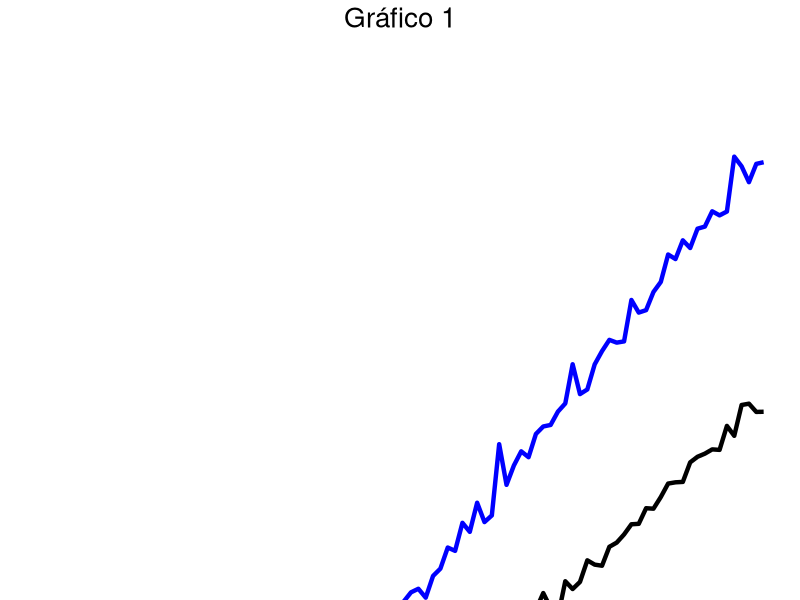
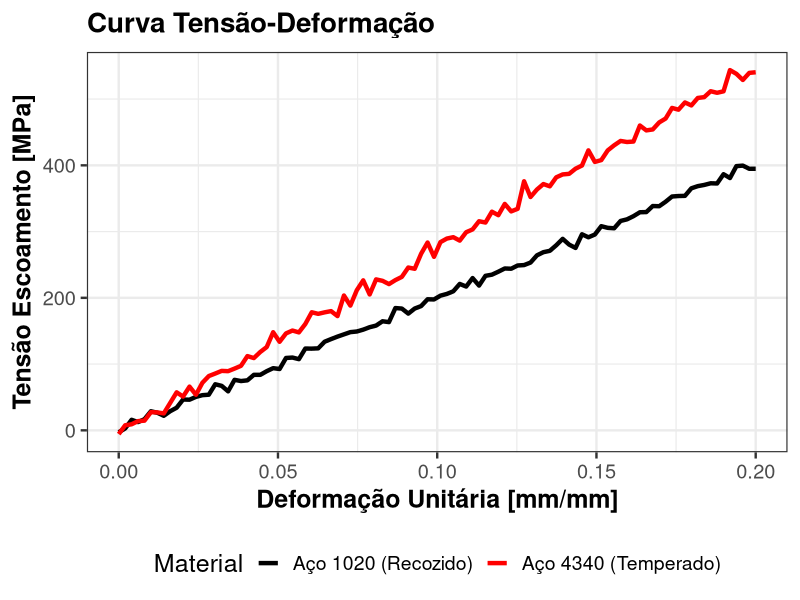
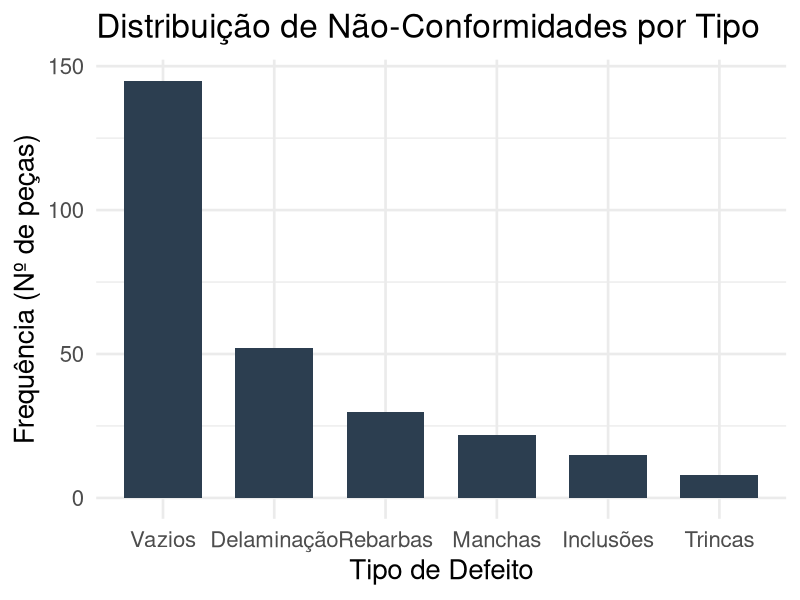
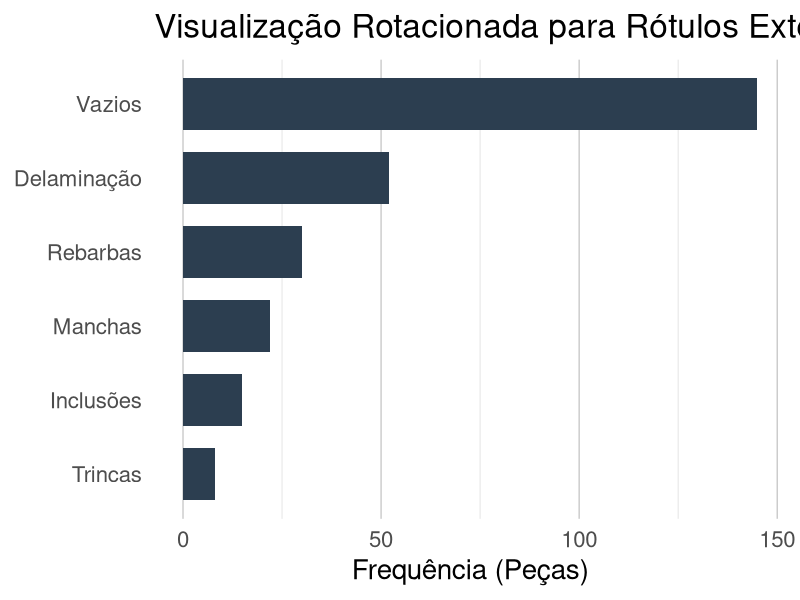
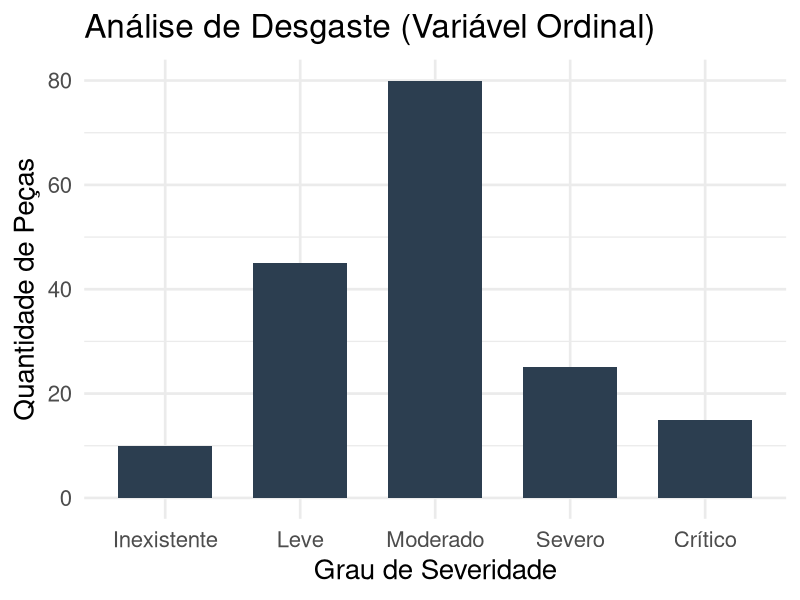
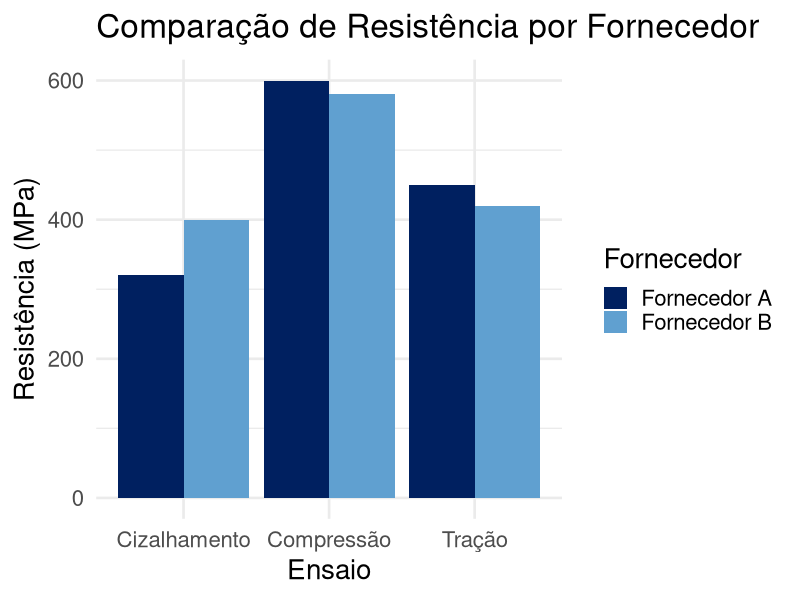
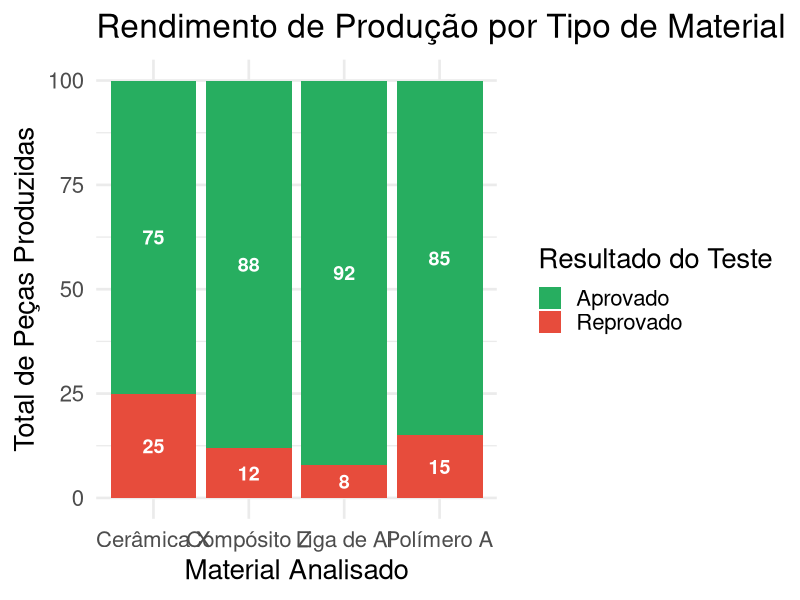
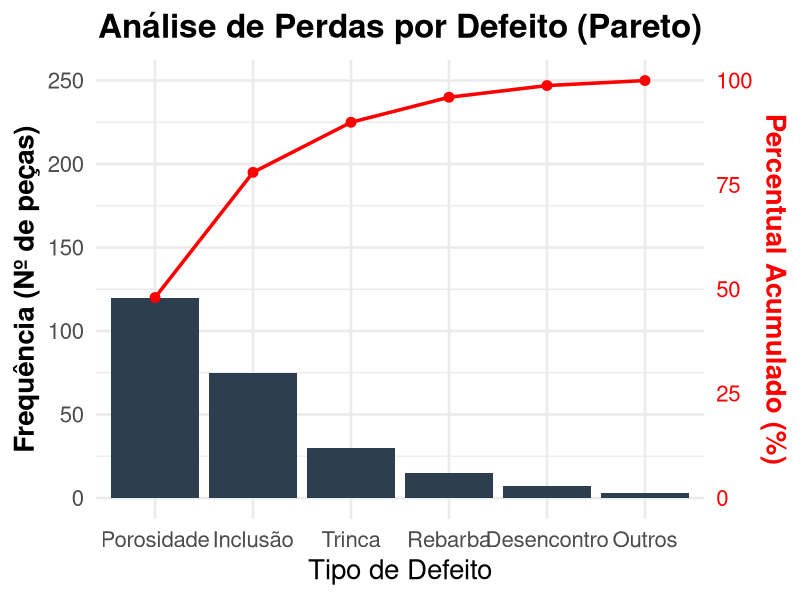

These charts were generated, in order, by the following R code:
## ---- chunk 1
#| echo: false
#| fig-align: center
#| layout-ncol: 2
#| fig-cap: 
#|   - "Gráfico ERRADO (Inaceitável)"
#|   - "Gráfico CERTO (Padrão Engenharia)"

library(ggplot2)

# Dados hipotéticos
set.seed(123)
dados_ensaio <- data.frame(
  Deformacao = seq(0, 0.2, length.out = 100),
  Aco_A = seq(0, 400, length.out = 100) + rnorm(100, 0, 5),
  Aco_B = seq(0, 550, length.out = 100) + rnorm(100, 0, 8)
)

# --- GRÁFICO ERRADO (Sem fontes e sem eixos) ---
grafico_errado <- ggplot(dados_ensaio) +
  geom_line(aes(x = Deformacao, y = Aco_A), size = 1.5) +
  geom_line(aes(x = Deformacao, y = Aco_B), size = 1.5, color = "blue") +
  coord_cartesian(ylim = c(300, 600)) + 
  theme_void() + 
  labs(title = "Gráfico 1") +
  theme(plot.title = element_text(size = 20, hjust = 0.5))

# --- GRÁFICO CERTO (Fontes grandes e legíveis) ---
grafico_certo <- ggplot(dados_ensaio) +
  geom_line(aes(x = Deformacao, y = Aco_A, color = "Aço 1020 (Recozido)"), size = 1.5) +
  geom_line(aes(x = Deformacao, y = Aco_B, color = "Aço 4340 (Temperado)"), size = 1.5) +
  scale_color_manual(values = c("black", "red")) +
  # base_size = 18 aumenta todos os textos do gráfico proporcionalmente
  theme_bw(base_size = 18) + 
  labs(
    title = "Curva Tensão-Deformação",
    x = "Deformação Unitária [mm/mm]",
    y = "Tensão Escoamento [MPa]",
    color = "Material"
  ) +
  theme(
    legend.position = "bottom",
    legend.text = element_text(size = 14),
    plot.title = element_text(face = "bold", size = 20),
    axis.title = element_text(face = "bold")
  )

# Renderizando
grafico_errado
grafico_certo
## ---- chunk 2
#| echo: false
#| eval: true
#| warning: false
#| fig-align: center
#| out-width: 100%

library(tidyverse)

bd <- tibble(
  Defeito = c("Vazios", "Delaminação", "Rebarbas", "Manchas", "Inclusões", "Trincas"),
  Contagem = c(145, 52, 30, 22, 15, 8)
)

ggplot(bd, aes(x = reorder(Defeito, -Contagem), y = Contagem)) +
  geom_bar(stat = "identity", fill = "#2c3e50", width = 0.7) +
  labs(title = "Distribuição de Não-Conformidades por Tipo",
       x = "Tipo de Defeito",
       y = "Frequência (Nº de peças)") +
  theme_minimal(base_size = 20)
## ---- chunk 3
#| echo: false
#| eval: true
#| warning: false
#| fig-align: center
#| out-width: 100%

ggplot(bd, aes(y = reorder(Defeito, Contagem), x = Contagem)) +
  geom_bar(stat = "identity", fill = "#2c3e50", width = 0.7) +
  labs(title = "Visualização Rotacionada para Rótulos Extensos",
       x = "Frequência (Peças)",
       y = NULL) +
  theme_minimal(base_size = 20) +
  theme(
    panel.grid.major.x = element_line(color = "gray80", linewidth = 0.5),
    panel.grid.major.y = element_blank()
  )
## ---- chunk 4
#| echo: false
#| eval: true
#| warning: false
#| fig-align: center
#| out-width: 100%

ordem_severidade <- c("Inexistente", "Leve", "Moderado", "Severo", "Crítico")

dados_ordinais <- tibble(
  Severidade = factor(c("Inexistente", "Leve", "Moderado", "Severo", "Crítico"), 
                      levels = ordem_severidade),
  Frequencia = c(10, 45, 80, 25, 15)
)

ggplot(dados_ordinais, aes(x = Severidade, y = Frequencia)) +
  geom_bar(stat = "identity", fill = "#2c3e50", width = 0.7) +
  labs(title = "Análise de Desgaste (Variável Ordinal)",
       x = "Grau de Severidade",
       y = "Quantidade de Peças") +
  theme_minimal(base_size = 20)
## ---- chunk 5
#| echo: false
#| fig-align: center

resistencia <- tibble(
  Ensaio = rep(c("Tração", "Compressão", "Cizalhamento"), 2),
  Fornecedor = c(rep("Fornecedor A", 3), rep("Fornecedor B", 3)),
  Valor = c(450, 600, 320, 420, 580, 400)
)

ggplot(resistencia, aes(x = Ensaio, y = Valor, fill = Fornecedor)) +
  geom_bar(stat = "identity", position = position_dodge()) +
  scale_fill_manual(values = c("#002060", "#60A0D0")) +
  labs(title = "Comparação de Resistência por Fornecedor",
       y = "Resistência (MPa)") +
  theme_minimal(base_size = 20)
## ---- chunk 6
#| echo: false
#| eval: true
#| warning: false
#| fig-align: center
#| out-width: 100%

library(tidyverse)

dados_materiais <- tibble(
  Material = rep(c("Polímero A", "Liga de Al", "Cerâmica X", "Compósito Z"), each = 2),
  Status = rep(c("Reprovado", "Aprovado"), 4),
  Quantidade = c(15, 85, 8, 92, 25, 75, 12, 88) # Valores simulados
)

ggplot(dados_materiais, aes(x = Material, y = Quantidade, fill = Status)) +
  geom_bar(stat = "identity", position = "stack") +
  geom_text(aes(label = Quantidade), 
            position = position_stack(vjust = 0.5), 
            color = "white", size = 5, fontface = "bold") +
  scale_fill_manual(values = c("#27ae60", "#e74c3c")) +
  labs(title = "Rendimento de Produção por Tipo de Material",
       x = "Material Analisado", 
       y = "Total de Peças Produzidas", 
       fill = "Resultado do Teste") +
  theme_minimal(base_size = 20)
## ---- chunk 7
#| echo: false
#| eval: true
#| warning: false
#| fig-align: center
#| out-width: 100%

library(tidyverse)

# Dados de defeitos em fundição
dados_pareto <- tibble(
  Defeito = c("Porosidade", "Inclusão", "Trinca", "Rebarba", "Desencontro", "Outros"),
  Frequencia = c(120, 75, 30, 15, 7, 3)
) %>%
  mutate(
    Defeito = factor(Defeito, levels = Defeito),
    Acumulado = cumsum(Frequencia),
    Perc_Acum = (Acumulado / sum(Frequencia)) * 100
  )

# Fator de escala para sincronizar os dois eixos
# O 100% do eixo direito deve ser igual à soma total das frequências no eixo esquerdo
soma_total <- sum(dados_pareto$Frequencia)
fator_escala <- soma_total / 100

ggplot(dados_pareto, aes(x = Defeito)) +
  # Barras (Eixo esquerdo)
  geom_bar(aes(y = Frequencia), stat = "identity", fill = "#2c3e50") +
  # Linha de Pareto (Eixo direito, mas mapeada para a escala do esquerdo)
  geom_line(aes(y = Perc_Acum * fator_escala, group = 1), color = "red", size = 1.2) +
  geom_point(aes(y = Perc_Acum * fator_escala), color = "red", size = 3) +
  # Configuração dos Eixos
  scale_y_continuous(
    name = "Frequência (Nº de peças)",
    limits = c(0, soma_total), # Garante que o teto seja a soma total
    sec.axis = sec_axis(~ . / fator_escala, name = "Percentual Acumulado (%)")
  ) +
  labs(title = "Análise de Perdas por Defeito (Pareto)",
       x = "Tipo de Defeito") +
  theme_minimal(base_size = 20) +
  theme(
    axis.title.y.right = element_text(color = "red", face = "bold"),
    axis.text.y.right = element_text(color = "red"),
    axis.title.y.left = element_text(face = "bold"),
    plot.title = element_text(face = "bold", hjust = 0.5)
  )
## ---- chunk 8
#| echo: false
#| eval: true
#| warning: false
#| fig-align: center
#| out-width: 90% # Ajuste leve para caber melhor no slide

library(tidyverse)

# Dados de custo
custo_composito <- tibble(
  Item = c("Fibra de Carbono", "Resina Epóxi", "Mão de Obra", "Energia"),
  Valor = c(60, 25, 10, 5)
)

# Definindo uma paleta de cores fortes e contrastantes para projeção
# Vermelho, Azul, Amarelo Ouro, Verde Escuro
cores_fortes <- c("#D55E00", "#0072B2", "#F0E442", "#009E73")

ggplot(custo_composito, aes(x = "", y = Valor, fill = Item)) +
  geom_bar(stat = "identity", width = 1, color = "white", size = 1.5) + # Borda branca grossa para separação
  coord_polar("y", start = 0) +
  theme_void(base_size = 22) + # Fonte maior para o título
  scale_fill_manual(values = cores_fortes) + # Aplicação das cores fortes
  labs(title = "Distribuição de Custos: Placa de Compósito",
       fill = "Componente:") +
  geom_text(aes(label = paste0(Valor, "%")), 
            position = position_stack(vjust = 0.5), 
            size = 8, # Texto dentro da fatia maior e em negrito
            fontface = "bold",
            color = "black") + # Texto preto para contraste no fundo colorido
  theme(
    plot.title = element_text(face = "bold", hjust = 0.5, size = 26),
    legend.text = element_text(size = 18),
    legend.title = element_text(size = 18, face = "bold")
  )
## ---- chunk 9
#| echo: false
#| eval: true
#| warning: false
#| fig-align: center
#| out-width: 100%

# 1. Simulando dados de dureza Rockwell (HRC)
set.seed(42)
dureza_vetor <- rnorm(100, mean = 45, sd = 1.5)

# 2. Criando o objeto de histograma do R base para extrair os breaks
h <- hist(dureza_vetor, plot = FALSE)

# 3. Usando os breaks calculados pelo R base dentro do ggplot2
library(ggplot2)
library(tibble)

ggplot(tibble(valor = dureza_vetor), aes(x = valor)) +
  geom_histogram(breaks = h$breaks, fill = "#2c3e50", color = "white") +
  scale_x_continuous(breaks = h$breaks) + 
  labs(
    x = "Dureza [HRC] (Limites exatos das classes)",
    y = "Frequência (Nº de Amostras)"
  ) +
  theme_minimal(base_size = 20) +
  theme(
    plot.title = element_text(face = "bold", hjust = 0.5),
    axis.text.x = element_text(angle = 0, vjust = 1, hjust = 1),
    axis.title = element_text(face = "bold")
  )
## ---- chunk 10
#| echo: false
#| eval: true
#| warning: false
#| fig-align: center
#| out-width: 100%

library(ggplot2)

# Simulando dados de dureza (HRC)
set.seed(42)
dados_aco <- data.frame(dureza = rnorm(1000, mean = 45, sd = 1.5))

ggplot(dados_aco, aes(x = dureza)) +
  # O uso de aes(y = after_stat(density)) sincroniza a escala do histograma com a da densidade
  geom_histogram(aes(y = after_stat(density)), 
                 bins = 25, 
                 fill = "#0072B2", 
                 color = "white", 
                 alpha = 0.5) +
  geom_density(color = "#0072B2", linewidth = 1.5) +
  labs(title = "Distribuição de Dureza: Histograma + Densidade",
       x = "Dureza Rockwell [HRC]", 
       y = "Densidade de Probabilidade") +
  theme_minimal(base_size = 20) +
  theme(
    plot.title = element_text(face = "bold", hjust = 0.5),
    axis.title = element_text(face = "bold")
  )
## ---- chunk 11
#| echo: false
#| eval: true
#| warning: false
#| fig-align: center
#| out-width: 100%

ggplot(dados_aco, aes(y = dureza, x = "")) +
  # Preenchimento escuro (mesmo do histograma) e borda branca para os outliers
  stat_boxplot(geom = "errorbar", width = 0.2, size = 1.2) +
  geom_boxplot(fill = "#0072B2", 
               color = "black", 
               outlier.colour = "#D55E00", # Cor da linha de densidade para os outliers
               outlier.size = 3,
               width = 0.5) +
  labs(title = "Distribuição de Dureza (Boxplot)",
       x = "Lote de Produção", 
       y = "Dureza Rockwell [HRC]") +
  theme_minimal(base_size = 20) +
  theme(
    plot.title = element_text(face = "bold", hjust = 0.5),
    axis.title = element_text(face = "bold")
  )
## ---- chunk 12
#| echo: false
#| eval: true
#| warning: false
#| fig-align: center
#| out-width: 100%

library(ggplot2)

# Simulando dois lotes com comportamentos diferentes
set.seed(42)
lote_a <- data.frame(Dureza = rnorm(100, mean = 45, sd = 1.0), Lote = "Lote A (Estável)")
lote_b <- data.frame(Dureza = c(rnorm(100, mean = 44, sd = 2.5), 35, 36, 55), Lote = "Lote B (Instável)")

dados_comparativos <- rbind(lote_a, lote_b)

ggplot(dados_comparativos, aes(x = Lote, y = Dureza, fill = Lote)) +
  # Linhas de erro (máximo e mínimo) para contraste no projetor
  stat_boxplot(geom = "errorbar", width = 0.2, size = 1) +
  geom_boxplot(color = "black", 
               size = 1, 
               outlier.colour = "#D55E00", # Vermelho forte para destacar falhas
               outlier.size = 4,
               width = 0.6) +
  # Cores de alto contraste: Azul e Cinza Escuro
  scale_fill_manual(values = c("#0072B2", "#566573")) +
  labs(title = "Comparativo de Dureza: Estabilidade de Processo",
       x = "Lotes de Aço Analisados", 
       y = "Dureza Rockwell [HRC]") +
  theme_bw(base_size = 22) + # Fundo branco para projetor
  theme(
    legend.position = "none",
    plot.title = element_text(face = "bold", hjust = 0.5, size = 26),
    axis.title = element_text(face = "bold"),
    axis.text = element_text(color = "black", face = "bold"),
    panel.grid.major = element_line(color = "gray90")
  )
## ---- chunk 13
#| echo: false
#| eval: true
#| warning: false
#| fig-align: center
#| out-width: 100%

ggplot(dados_aco, aes(y = dureza, x = "")) +
  # Preenchimento escuro (mesmo do histograma) e borda branca para os outliers
  geom_violin(fill = "#0072B2", color = "black", size = 1, alpha = 0.8) +
  labs(title = "Distribuição de Dureza",
       x = "Lote de Produção", 
       y = "Dureza Rockwell [HRC]") +
  theme_minimal(base_size = 20) +
  theme(
    plot.title = element_text(face = "bold", hjust = 0.5),
    axis.title = element_text(face = "bold")
  )
## ---- chunk 14
#| echo: false
#| eval: true
#| warning: false
#| fig-align: center
#| out-width: 100%

library(ggplot2)

# Simulando dois lotes com comportamentos diferentes
set.seed(42)
lote_a <- data.frame(Dureza = rnorm(100, mean = 45, sd = 1.0), Lote = "Lote A (Estável)")
lote_b <- data.frame(Dureza = c(rnorm(100, mean = 44, sd = 2.5), 35, 36, 55), Lote = "Lote B (Instável)")

dados_comparativos <- rbind(lote_a, lote_b)

ggplot(dados_comparativos, aes(x = Lote, y = Dureza, fill = Lote)) +
  geom_violin(color = "black", size = 1, alpha = 0.8) +
  scale_fill_manual(values = c("#0072B2", "#566573")) +
  labs(title = "Comparativo de Lotes",
       x = "Status do Lote", 
       y = "Dureza Rockwell [HRC]") +
  theme_bw(base_size = 22) +
  theme(
    legend.position = "none",
    plot.title = element_text(face = "bold", hjust = 0.5, size = 26),
    axis.title = element_text(face = "bold"),
    axis.text = element_text(color = "black", face = "bold"),
    panel.grid.major = element_line(color = "gray90")
  )
## ---- chunk 15
#| echo: false
#| eval: true
#| warning: false
#| fig-align: center
#| out-width: 90%

library(ggplot2)

# Simulando dados: Temperatura vs Dureza (Correlação negativa)
set.seed(42)
temperatura <- runif(100, min = 200, max = 600)
# A dureza cai conforme a temperatura sobe, com um pouco de ruído (erro de medição)
dureza_1045 <- 65 - 0.05 * temperatura + rnorm(100, mean = 0, sd = 2)

dados_dispersao <- data.frame(Temperatura = temperatura, Dureza = dureza_1045)

ggplot(dados_dispersao, aes(x = Temperatura, y = Dureza)) +
  geom_point(color = "#2c3e50", size = 4, alpha = 0.8) + # Pontos grandes e escuros
  labs(title = "Efeito do Revenimento na Dureza (Aço 1045)",
       x = "Temperatura do Forno [°C]",
       y = "Dureza Rockwell [HRC]") +
  theme_bw(base_size = 22) +
  theme(
    plot.title = element_text(face = "bold", hjust = 0.5, size = 26),
    axis.title = element_text(face = "bold"),
    axis.text = element_text(color = "black", face = "bold"),
    panel.grid.major = element_line(color = "gray85")
  )
## ---- chunk 16
#| echo: false
#| eval: true
#| warning: false
#| fig-height: 6

library(ggplot2)

# Simulando o perfil de temperatura de um forno ao longo de 24 horas
set.seed(42)
tempo <- 0:24
# Aquecimento, patamar (soaking) e resfriamento
temp_ideal <- c(seq(25, 850, length.out=6), rep(850, 10), seq(850, 200, length.out=9))
temperatura <- temp_ideal + rnorm(25, mean = 0, sd = 15) # Adicionando ruído do sensor
dados_forno <- data.frame(Hora = tempo, Temperatura = temperatura)

# Gráfico 1: Apenas Pontos (Dispersão)
ggplot(dados_forno, aes(x = Hora, y = Temperatura)) +
  geom_point(size = 5, color = "#2c3e50") +
  labs(title = "Sensor (Apenas Pontos)",
       x = "Tempo [Horas]",
       y = "Temperatura [°C]") +
  theme_bw(base_size = 20) +
  theme(plot.title = element_text(face = "bold", hjust = 0.5),
        axis.title = element_text(face = "bold"))
## ---- chunk 17
#| echo: false
#| eval: true
#| warning: false
#| fig-height: 6

# Gráfico 2: Pontos conectados por Linha
ggplot(dados_forno, aes(x = Hora, y = Temperatura)) +
  geom_line(size = 1.5, color = "#D55E00") + # A linha vermelha/laranja remete ao calor
  geom_point(size = 5, color = "#2c3e50") +
  labs(title = "Evolução do Ciclo Térmico",
       x = "Tempo [Horas]",
       y = NULL) + # Remove o título do eixo Y para não ficar redundante na coluna
  theme_bw(base_size = 20) +
  theme(plot.title = element_text(face = "bold", hjust = 0.5),
        axis.title.x = element_text(face = "bold"),
        axis.text.y = element_blank(), # Limpa o eixo Y da direita para focar no formato
        axis.ticks.y = element_blank())
